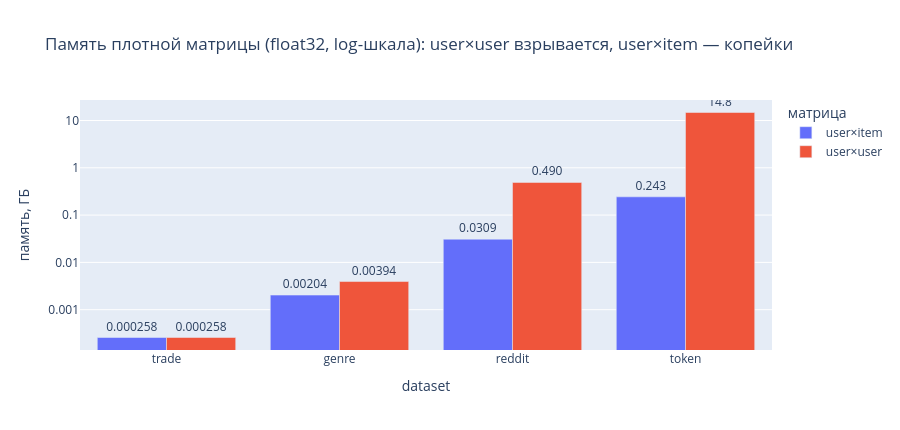

Write notebook code for a chart like this one.
### Markdown cell above
**Шаг 2 — `N_item ≪ N_user`, на порядки.** Число item'ов остаётся маленьким и почти постоянным (254 → 1001, порядок сотен), тогда как юзеров — до **60 755**. Асимметрия `N_user/N_item` растёт с масштабом датасета: `trade` **1.0×** → `genre` 1.9× → `reddit` 15.9× → `token` **60.7×**. Item-сторона ограничена (сотни–тысяча), а user-сторона масштабируется — это и есть рычаг: по узкой стороне матрицу можно «распечатать» плотно.

### Code cell
# Шаг 3 — бюджет плотной матрицы: user×item vs «реляционная» user×user
bytes_cell = 4  # float32
mem = info.with_columns([
    (pl.col("n_user") * pl.col("n_item") * bytes_cell / 1e9).alias("user×item_ГБ"),
    (pl.col("n_user") * pl.col("n_user") * bytes_cell / 1e9).alias("user×user_ГБ"),
]).with_columns((pl.col("user×user_ГБ") / pl.col("user×item_ГБ")).round(1).alias("во_сколько_дороже"))
print(mem.select(["dataset", "user×item_ГБ", "user×user_ГБ", "во_сколько_дороже"]))

long = (mem.select(["dataset", pl.col("user×item_ГБ").alias("user×item"), pl.col("user×user_ГБ").alias("user×user")])
          .unpivot(index="dataset", variable_name="матрица", value_name="память_ГБ"))
fig = px.bar(long.to_pandas(), x="dataset", y="память_ГБ", color="матрица", barmode="group", log_y=True, text="память_ГБ",
             title="Память плотной матрицы (float32, log-шкала): user×user взрывается, user×item — копейки",
             category_orders={"dataset": ["trade", "genre", "reddit", "token"]})
fig.update_traces(texttemplate="%{text:.3g}", textposition="outside")
fig.update_layout(height=430, yaxis_title="память, ГБ")
fig.show()

### Figure 1 — Plotly figure (JSON) as saved in the notebook; plotly's stock layout.template omitted (floating-point values rounded to 4 significant figures)
{"data": [{"alignmentgroup": "True", "hovertemplate": "матрица=user×item<br>dataset=%{x}<br>память_ГБ=%{text}<extra></extra>", "legendgroup": "user×item", "marker": {"color": "#636efa", "pattern": {"shape": ""}}, "name": "user×item", "offsetgroup": "user×item", "orientation": "v", "showlegend": true, "text": [0.0002581, 0.002036, 0.0309, 0.2433], "textposition": "outside", "texttemplate": "%{text:.3g}", "type": "bar", "x": ["trade", "genre", "reddit", "token"], "xaxis": "x", "y": [0.0002581, 0.002036, 0.0309, 0.2433], "yaxis": "y"}, {"alignmentgroup": "True", "hovertemplate": "матрица=user×user<br>dataset=%{x}<br>память_ГБ=%{text}<extra></extra>", "legendgroup": "user×user", "marker": {"color": "#EF553B", "pattern": {"shape": ""}}, "name": "user×user", "offsetgroup": "user×user", "orientation": "v", "showlegend": true, "text": [0.0002581, 0.003936, 0.49, 14.76], "textposition": "outside", "texttemplate": "%{text:.3g}", "type": "bar", "x": ["trade", "genre", "reddit", "token"], "xaxis": "x", "y": [0.0002581, 0.003936, 0.49, 14.76], "yaxis": "y"}], "layout": {"barmode": "group", "height": 430, "legend": {"title": {"text": "матрица"}, "tracegroupgap": 0}, "title": {"text": "Память плотной матрицы (float32, log-шкала): user×user взрывается, user×item — копейки"}, "xaxis": {"anchor": "y", "categoryarray": ["trade", "genre", "reddit", "token"], "categoryorder": "array", "domain": [0, 1], "title": {"text": "dataset"}}, "yaxis": {"anchor": "x", "domain": [0, 1], "title": {"text": "память, ГБ"}, "type": "log"}}}
